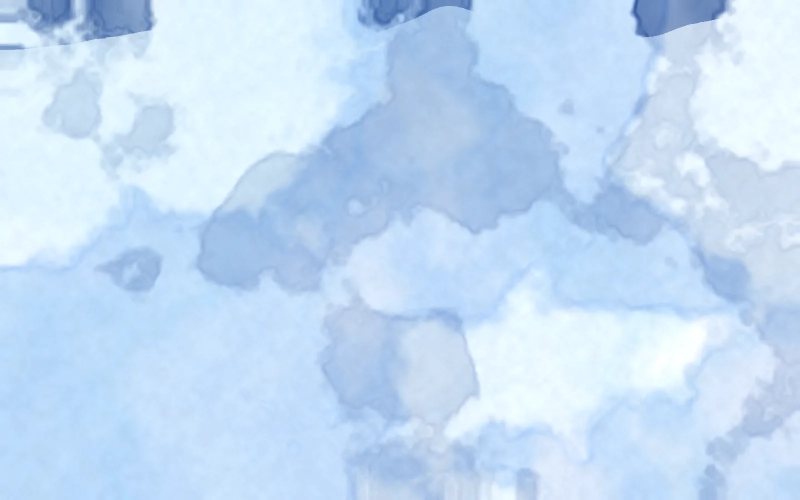
#> input picture backend/storefront/img/art-cta.webp, 1600 x 1000 px (shown at 1/2 size)
$ python -i photoedit.py   (imports and definitions only)
#> lines starting #> are read from the running program, lines starting #| are printed output that depends on the picture
#> further down, picture is the input picture: PIL image 1600x1000 RGB; mean R, G, B 195.1, 220.1, 245.4
"""Crop, rotate, adjust and filter a photo — without losing the one you took.

The rule the whole module is built around: **the file the device sent is never
overwritten.** Editing is something you do to a copy, for ever and reversibly,
because the one irreplaceable thing here is the original frame. Google Photos
works this way too, and for the same reason: people crop a photo, come back a
year later, and want the rest of it.

WHAT IS NOT RECOMPUTED, AND WHY IT MATTERS MORE THAN IT LOOKS

`content_hash` stays exactly as it was. It is not a checksum of the file on
disk — it is the identity of the UPLOAD. The phone's backup asks "which of
these do you already have?" by that hash before sending a byte, and the
duplicate finder pairs photos with it. Recomputing it on every edit would mean
a phone no longer recognising its own uploads and re-sending the entire camera
roll, which is the same trap the EXIF-transpose comment in gallery.py
describes one layer down.

`phash` IS recomputed, and the asymmetry is deliberate. phash describes what
the picture LOOKS like, and after a crop it genuinely looks like something
else; leaving it stale would have the near-duplicate finder offering to delete
a photo on the strength of a resemblance that no longer exists.

`width`/`height` are recomputed too — they are the DISPLAYED size and the
justified timeline lays rows out from them, so a cropped photo that still
reports its old shape is given the wrong slot and visibly jumps.
"""
from __future__ import annotations

import io

from PIL import Image, ImageEnhance, ImageOps

#: Stored copy of the untouched original, kept beside it under the same name
#: plus this suffix. A separate variant directory was the alternative; this
#: keeps a photo's files together, so anything that walks one user's originals
#: sees the pristine copy too rather than silently missing it from a storage
#: total.
PRISTINE_SUFFIX = ".orig"

#: Edited photos are re-encoded once, at a quality high enough that a second
#: edit of an edit does not visibly accumulate artefacts. Edits always start
#: from the PRISTINE file, never from the last edited one, so in practice
#: there is only ever one generation of loss — but somebody will eventually
#: change that, and 92 is cheap insurance.
JPEG_QUALITY = 92

#: An edit that asks for a crop smaller than this, in either direction, is
#: refused. A zero-width crop is a corrupt file, and a two-pixel one is a
#: mis-drag nobody meant.
MIN_CROP_PX = 16

#: Adjustments are multipliers on PIL's enhancers, clamped. 1.0 is unchanged.
#: The range stops at half and double because past that the control stops
#: being an adjustment and starts being a filter with no name.
ADJUST_MIN, ADJUST_MAX = 0.5, 2.0

#: The named looks. Each is a plain function of an RGB image, so adding one is
#: adding a function — there is no filter engine to learn. Values were picked
#: by eye against photographs, not derived.
def _mono(im):
    return ImageOps.grayscale(im).convert("RGB")


# [6 lines left out: function _sepia, not called in this run]


def _vivid(im):
    return ImageEnhance.Color(im).enhance(1.45)


# [5 lines left out: function _fade, not called in this run]


def _warm(im):
    r, g, b = im.split()
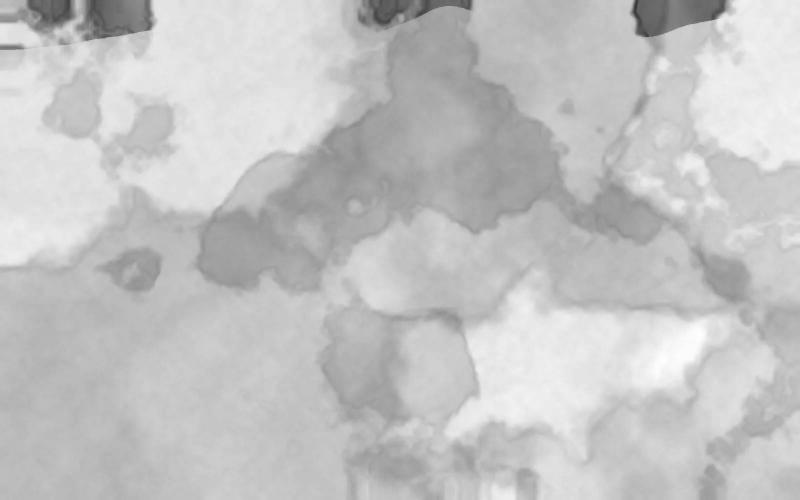
#> r: PIL image 1600x1000 L (shown at 1/2 size); min 50, max 255, mean 195.1
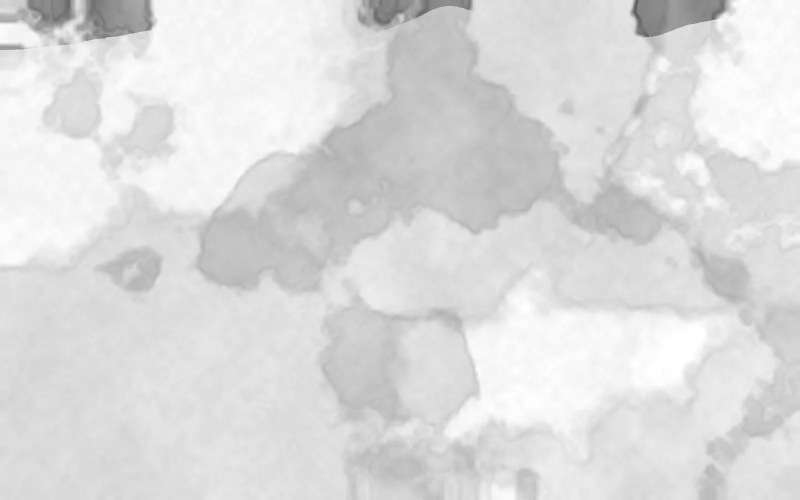
#> g: PIL image 1600x1000 L (shown at 1/2 size); min 84, max 255, mean 220.1
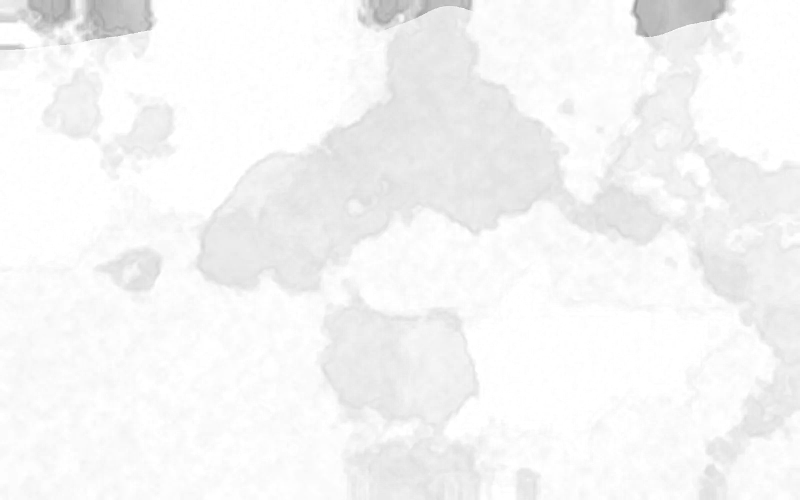
#> b: PIL image 1600x1000 L (shown at 1/2 size); min 150, max 255, mean 245.4
    r = r.point(lambda v: min(255, int(v * 1.08)))
    b = b.point(lambda v: int(v * 0.93))
    return Image.merge("RGB", (r, g, b))


# [5 lines left out: function _cool, not called in this run]


def _noir(im):
    return ImageEnhance.Contrast(ImageOps.grayscale(im).convert("RGB")).enhance(1.35)


FILTERS = {
    "none": None,
    "mono": _mono,
    "noir": _noir,
    "sepia": _sepia,
    "vivid": _vivid,
    "fade": _fade,
    "warm": _warm,
    "cool": _cool,
}


#: Markup colours, by name. A fixed palette rather than free-form strings:
#: PIL will happily parse "rebeccapurple" and then raise on "#gg0000", and an
#: editor that 500s because of a colour is an editor nobody trusts. Names also
#: survive a round trip through JSON without anybody quoting a hash.
MARKUP_COLOURS = {
    "red": (229, 57, 53), "orange": (245, 124, 0), "yellow": (253, 216, 53),
    "green": (67, 160, 71), "blue": (30, 136, 229), "purple": (142, 68, 173),
    "black": (24, 24, 27), "white": (255, 255, 255),
}

#: What can be drawn. `redact` is not decoration: the reason a household app
#: needs markup at all is usually covering an account number before sending a
#: photo of a bill to somebody.
MARKUP_TOOLS = ("pen", "highlight", "arrow", "rect", "ellipse", "text", "redact")

#: Caps. An edit is stored as JSON on the row and re-rendered on every save,
#: so an unbounded stroke list is both a large column and a slow render.
MAX_MARKUP_OPS = 80
MAX_POINTS = 600
MAX_TEXT_CHARS = 120

#: Stroke width, as a fraction of the picture's short edge. Stored relative so
#: a line drawn on a phone preview is the same THICKNESS on the full-size
#: render — a width in pixels would come out hairline on a 12-megapixel photo.
MARKUP_MIN_W, MARKUP_MAX_W = 0.002, 0.06


class EditError(ValueError):
    """A request that cannot be honoured, with a sentence for the person."""


# [121 lines left out: functions normalise, _frac, _one_mark, not called in this run]


def is_noop(edit: dict) -> bool:
    return not edit


_ENHANCERS = {
    "brightness": ImageEnhance.Brightness,
    "contrast": ImageEnhance.Contrast,
    "saturation": ImageEnhance.Color,
    "sharpness": ImageEnhance.Sharpness,
}


# [184 lines left out: functions apply, _draw_markup, _box, _arrow, describe, not called in this run]

>>> from PIL import Image
>>> picture = Image.open('../storefront/img/art-cta.webp')
>>> result = _warm(picture)

$ run again, on backend/storefront/img/art-documents.webp
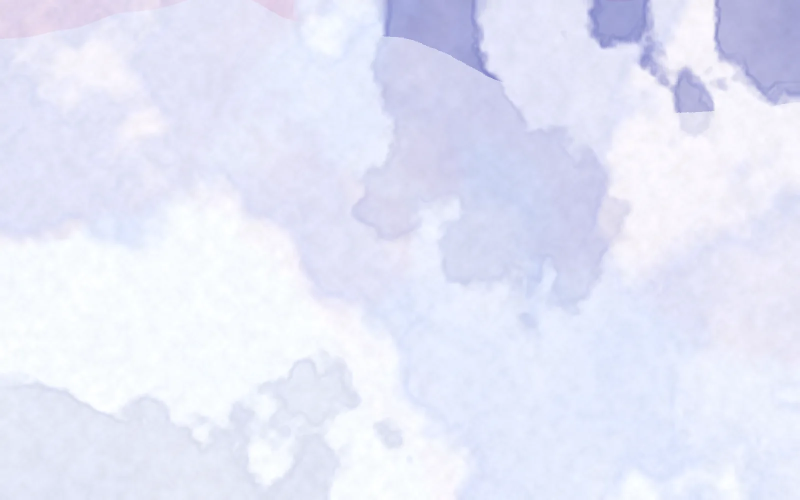
#> input picture backend/storefront/img/art-documents.webp, 1600 x 1000 px (shown at 1/2 size)
#> picture is the input picture: PIL image 1600x1000 RGB; mean R, G, B 228.4, 231.1, 248.2
#> in _warm, `r, g, b = im.split()`:
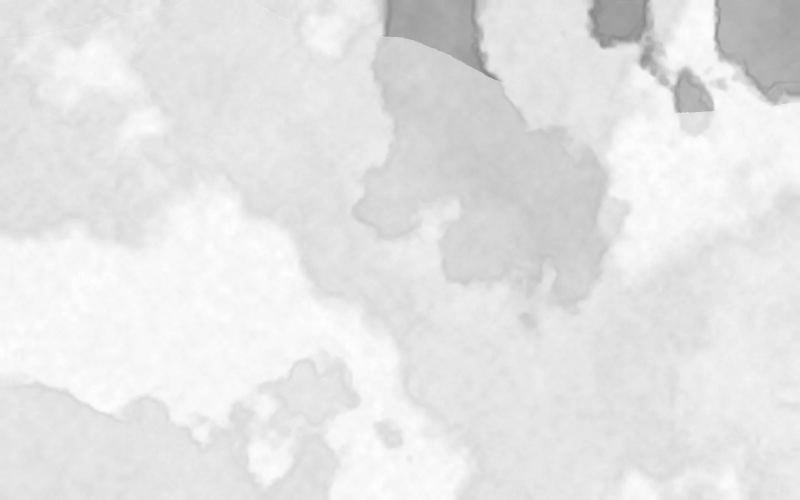
#> r: PIL image 1600x1000 L (shown at 1/2 size); min 128, max 255, mean 228.4
#> in _warm, `r, g, b = im.split()`:
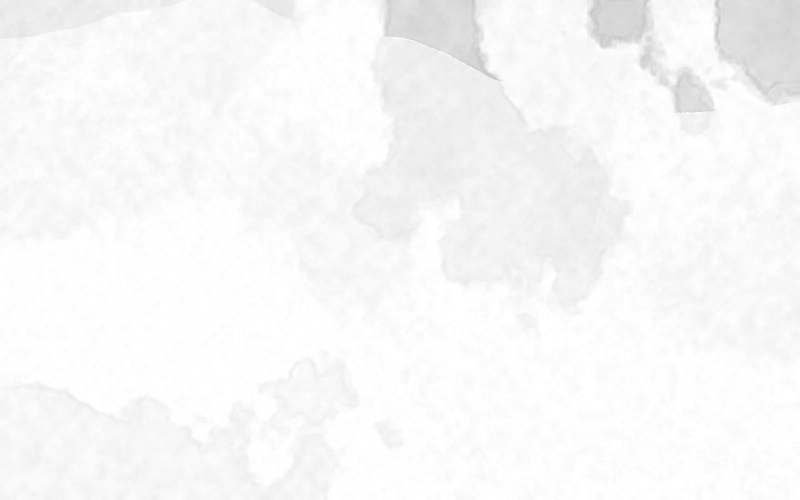
#> b: PIL image 1600x1000 L (shown at 1/2 size); min 187, max 255, mean 248.2

$ run again, on backend/storefront/img/art-gallery.webp
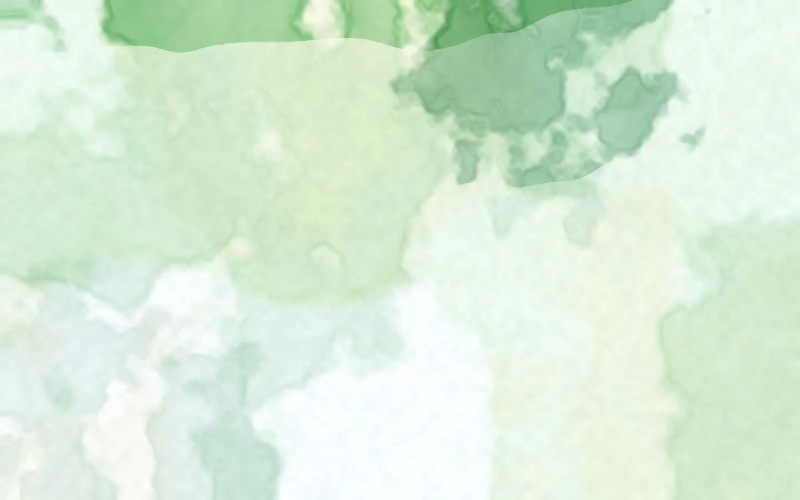
#> input picture backend/storefront/img/art-gallery.webp, 1600 x 1000 px (shown at 1/2 size)
#> picture is the input picture: PIL image 1600x1000 RGB; mean R, G, B 216.6, 236.6, 215.9
#> in _warm, `r, g, b = im.split()`:
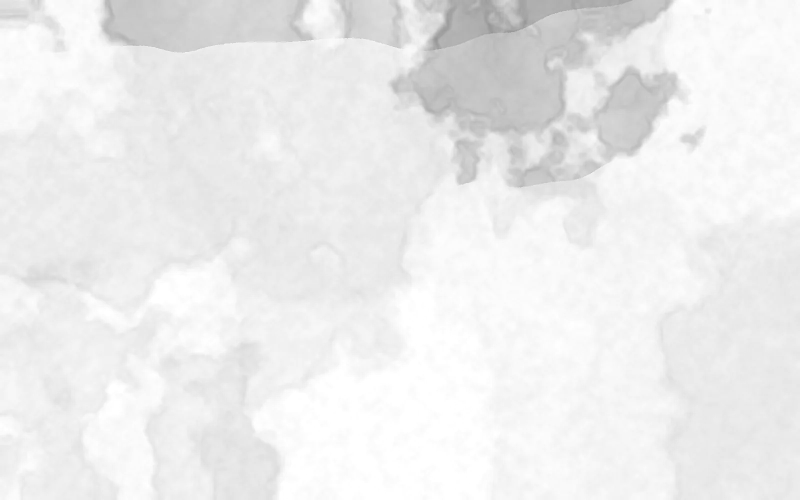
#> g: PIL image 1600x1000 L (shown at 1/2 size); min 143, max 255, mean 236.6
#> in _warm, `b = b.point(lambda v: int(v * 0.93))`:
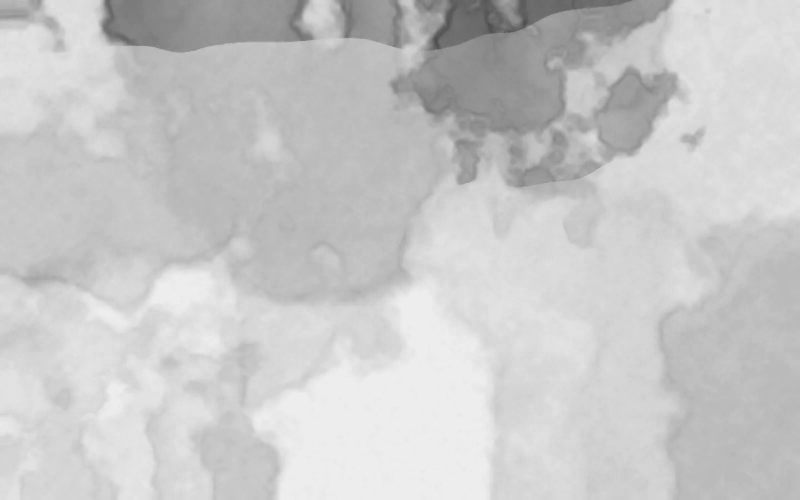
#> b: PIL image 1600x1000 L (shown at 1/2 size); min 76, max 237, mean 200.2

$ run again, on backend/storefront/img/art-hero.webp
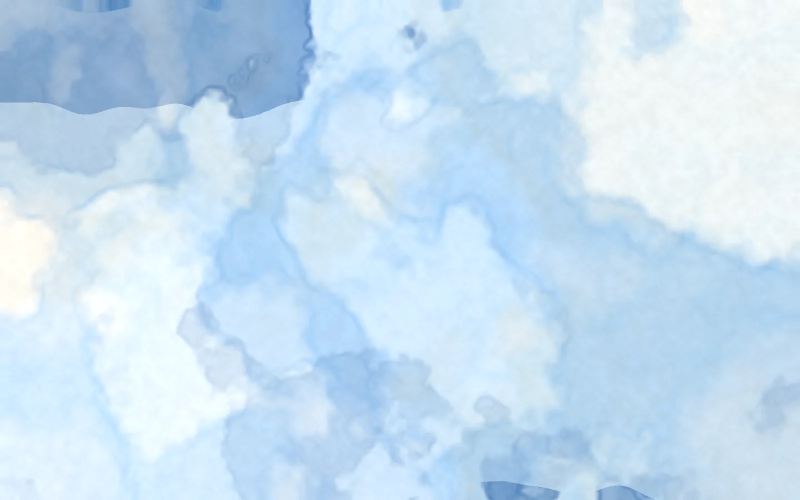
#> input picture backend/storefront/img/art-hero.webp, 1600 x 1000 px (shown at 1/2 size)
#> picture is the input picture: PIL image 1600x1000 RGB; mean R, G, B 198.9, 223.4, 242.2
#> in _warm, `r, g, b = im.split()`:
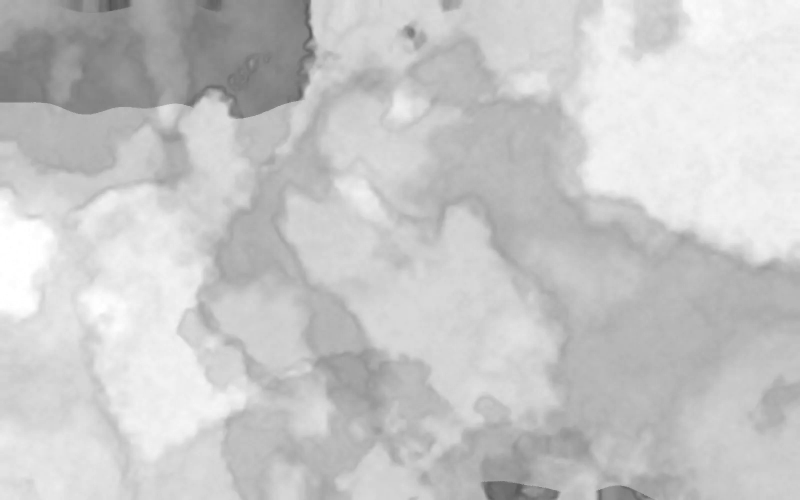
#> r: PIL image 1600x1000 L (shown at 1/2 size); min 80, max 255, mean 198.9
#> in _warm, `r, g, b = im.split()`:
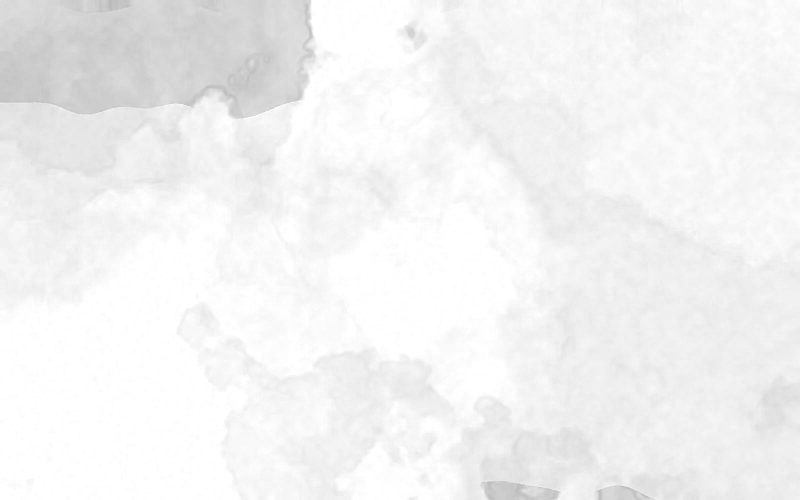
#> b: PIL image 1600x1000 L (shown at 1/2 size); min 178, max 255, mean 242.2
